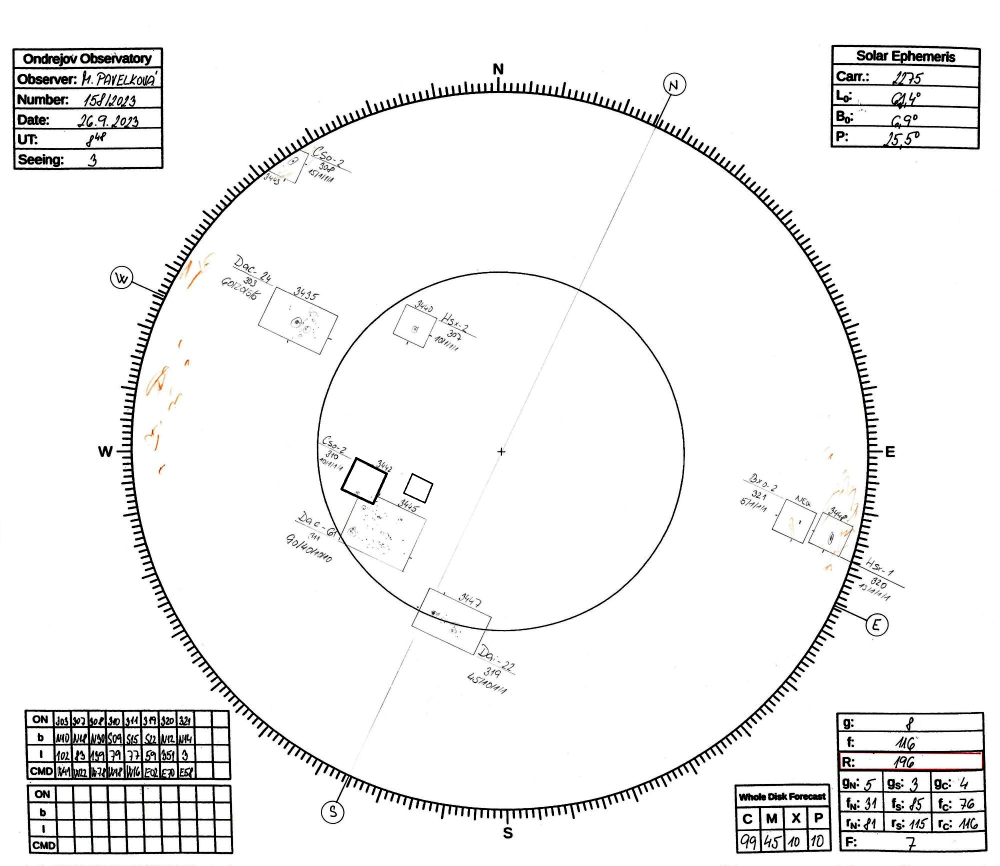
#> input picture 230926dr - Copy.jpg, 2000 x 1731 px, found by its file name (shown at 1/2 size)
$ python 'r3 copy.py'
#> lines starting #> are read from the running program, lines starting #| are printed output that depends on the picture; after the words box and inside, x2 and y2 are one past the last pixel; in counts of white or black regions, pixels touching at a corner belong together
import cv2
import numpy as np

def show_image(picture, screen=1):
    # screen 0 notebook, screen 1 monitor
    height, width = picture.shape[:2]
    if screen == 0:
        final_height = 750
    else:
        final_height = 1000
    final_dimension = (round((final_height / height) * width), final_height)
    resized_picture = cv2.resize(picture, dsize=final_dimension)
    cv2.imshow('resized_picture', resized_picture)
    cv2.waitKey()
    cv2.destroyWindow('resized_picture')

def main(image_path):
#> called with image_path = '230926dr - Copy.jpg'
    img = cv2.imread(image_path)
#> img is the input picture: shape (1731, 2000, 3); mean B, G, R 241.7, 241.8, 241.9
    img = img[500:1300, 200:1000] # taking only 0.6 picture around middle
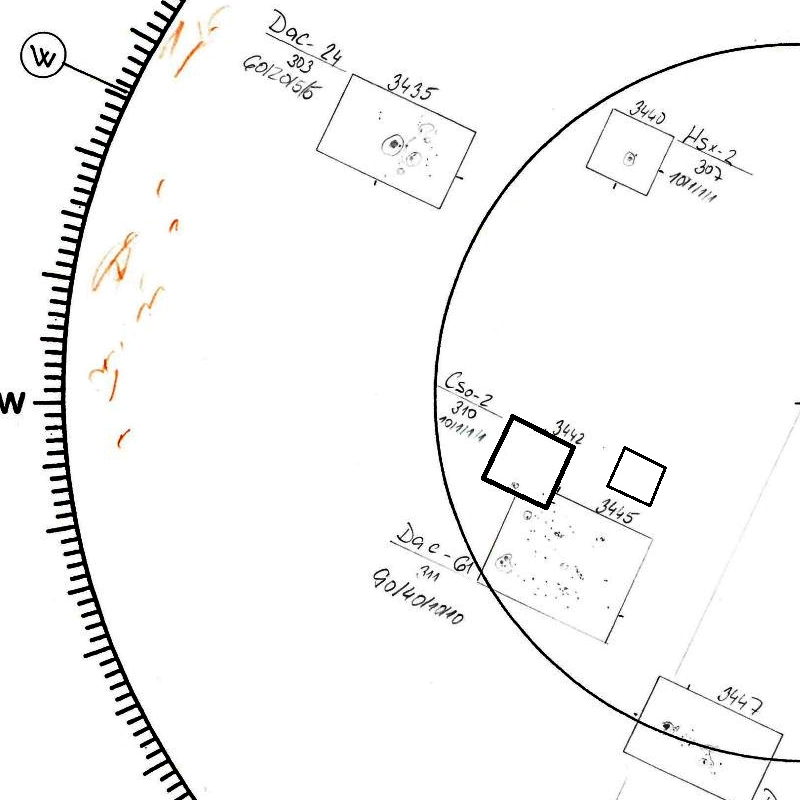
#> img: shape (800, 800, 3); mean B, G, R 245.8, 246, 246.1

    gray = cv2.cvtColor(img, cv2.COLOR_BGR2GRAY)
    show_image(gray)
#> in show_image, `resized_picture = cv2.resize(picture, dsize=final_dimension)`:
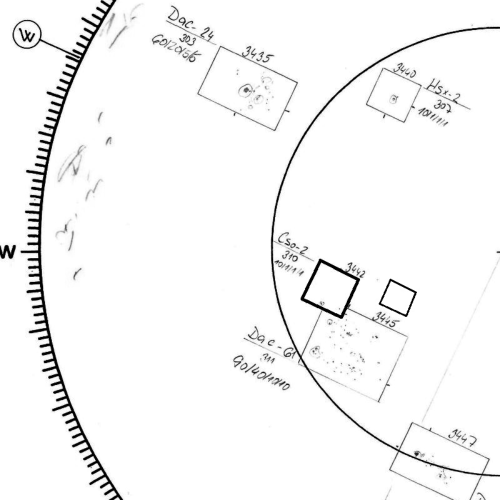
#> resized_picture: shape (1000, 1000) (shown at 1/2 size); min 0, max 255, mean 246
    ret, thresh = cv2.threshold(gray, 250, 255, cv2.THRESH_BINARY)
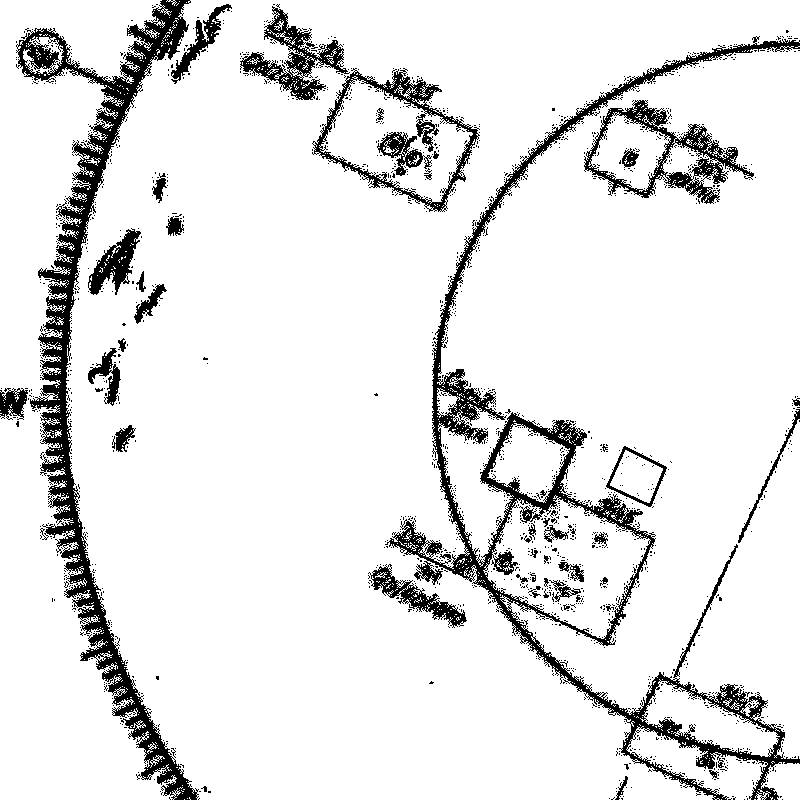
#> thresh: shape (800, 800); 89.8% white; 1551 black regions (1501 under 20 px)
    show_image(thresh)
#> call 2 of show_image, with screen = 1
#> in show_image (call 2), `resized_picture = cv2.resize(picture, dsize=final_dimension)`:
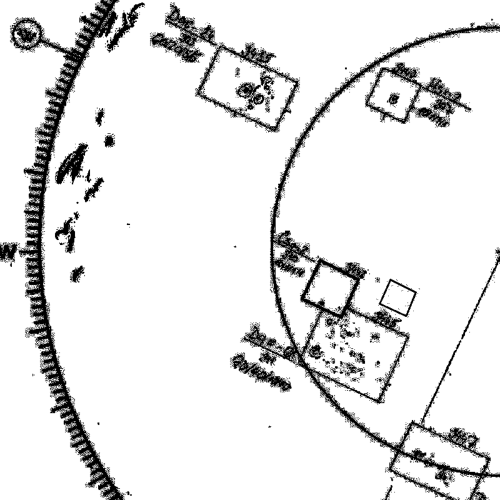
#> resized_picture: shape (1000, 1000) (shown at 1/2 size); min 0, max 255, mean 229.1
    #blured = cv2.GaussianBlur(thresh,(3,3),cv2.BORDER_DEFAULT)
    #show_image(blured)
    contours, hierarchy = cv2.findContours(thresh, cv2.RETR_EXTERNAL, cv2.CHAIN_APPROX_SIMPLE)
#> contours = 631 contours, 615 with area under 20; largest, box (x1, y1, x2, y2) and area: (66, 0, 800, 800) 333987, (437, 46, 800, 759) 166480, (0, 0, 181, 800) 63859, (483, 495, 651, 639) 14026, (640, 679, 780, 757) 4464
    print("Number of contours detected:", len(contours))
#| Number of contours detected: 631

    # Create a copy of the original image to draw contours on
    img_with_contours = img.copy()

    for cnt in contours:
        approx = cv2.approxPolyDP(cnt, 100 * cv2.arcLength(cnt, True), True)
        img_with_contours = cv2.drawContours(img_with_contours, [cnt], -1, (0, 255, 0), 1)

        if len(approx) == 4:
            x, y, w, h = cv2.boundingRect(cnt)
            img_with_contours = cv2.drawContours(img_with_contours, [cnt], -1, (0, 0, 255), 3)
#> this loop made 631 passes
#> approx on passes 1, 3, 4: [[774, 799]], [[721, 799]], [[184, 799]]
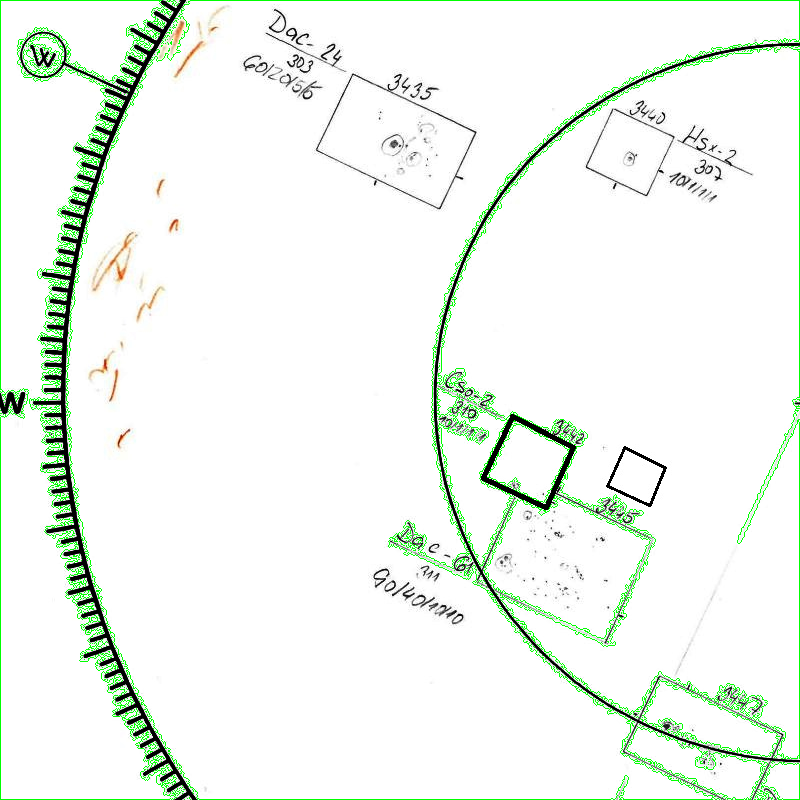
#> img_with_contours: shape (800, 800, 3); mean B, G, R 238.7, 246, 239

    show_image(img_with_contours)
#> call 3 of show_image, with screen = 1
#> in show_image (call 3), `resized_picture = cv2.resize(picture, dsize=final_dimension)`:
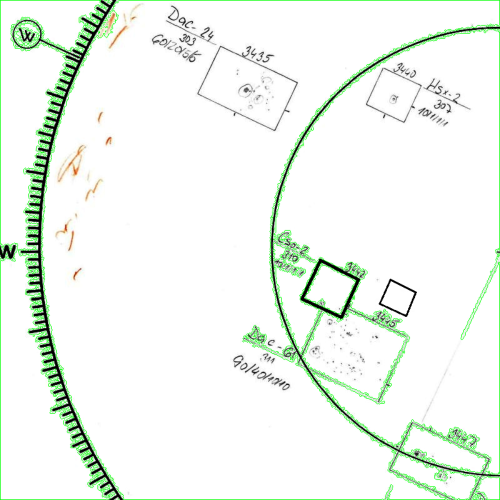
#> resized_picture: shape (1000, 1000, 3) (shown at 1/2 size); mean B, G, R 238.7, 246, 239

if __name__ == "__main__":
    image_path = r'rotate\rotated_images\rotated_image.png'
    image_path = r'230926dr.jpg'
    image_path = '230926dr - Copy.jpg'
    main(image_path)
